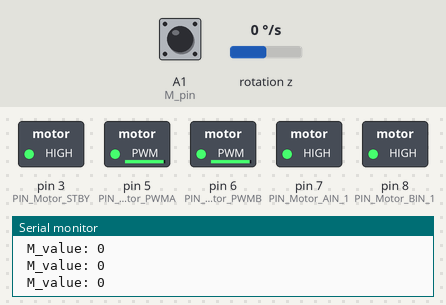
The sketch below on a simulated Arduino Uno, built with avr-gcc and run on an emulated ATmega328P. Shown: switched loads named in the sketch (green lamp = pin HIGH), the last lines printed to the serial monitor. Inputs (shaded band) come from the test bench; at power-on: rotation z 0 °/s, A1 (M_pin) LOW.

Above: at 2.7 s.
2.8 s: rotation z set to -192 °/s
5.8 s: A1 (M_pin) driven HIGH
At 6.7 s:
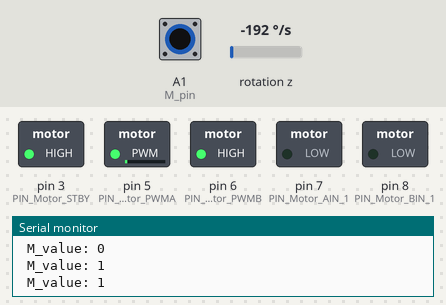
8.8 s: rotation z set to 192 °/s
At 11.2 s:
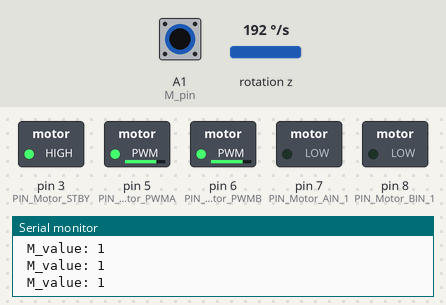
11.8 s: rotation z set to -100 °/s
At 13.2 s:
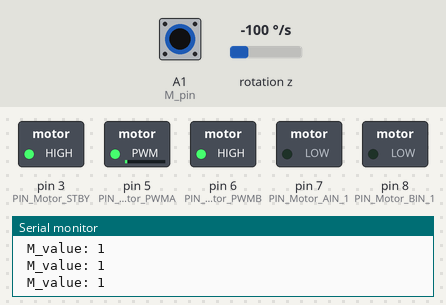
14.8 s: A1 (M_pin) pulsed LOW 2 times (0.12 s each, 0.3 s apart)
At 15.21 s:
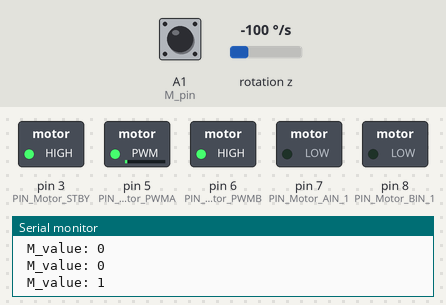
17.8 s: A1 (M_pin) driven LOW
At 18.5 s:
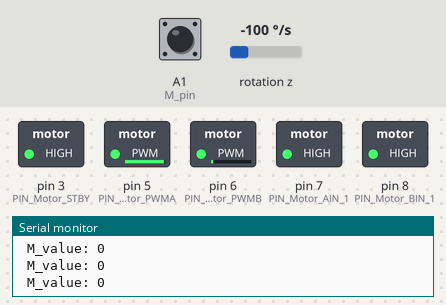
Timing chart, 0 to 46.6 s (numbered marks = the images above; inputs shaded):
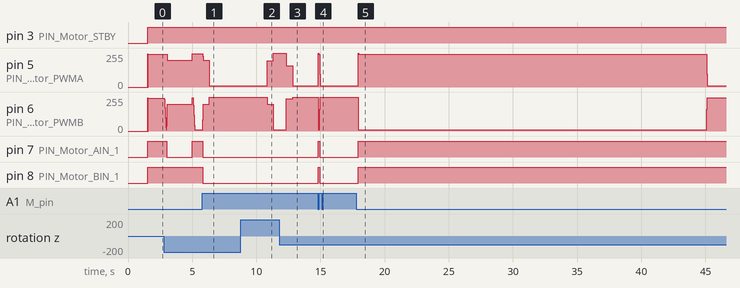

The sketch:

Precoded_RC.ino
```cpp
#include <avr/wdt.h>
#include "DeviceDriverSet_xxx0.h"
#include "ApplicationFunctionSet_xxx0.cpp"
const int M_pin = A1;
int digitalValue;

DeviceDriverSet_Motor AppMotor;
Application_xxx Application_ConquerorCarxxx0;
MPU6050_getdata AppMPU6050getdata;

// sets the structure as well as state as being an integer
struct StateInfo {
  int state;
  unsigned long duration;
  ConquerorCarMotionControl status;
  int speed;  // Speed for each state
};
// {state, time in sec, direction, speed},
// all lowercase
StateInfo stateDurations[] = {
  {0, 3, forward, 250},
  {1, 2, right, 200},
  {2, 3, forward, 250},
  {3, 4, left, 150},
  {4, 1, forward, 250},
};

void setup() {
  Serial.begin(9600);
  AppMotor.DeviceDriverSet_Motor_Init();
  AppMPU6050getdata.MPU6050_dveInit();
  delay(1500);
  AppMPU6050getdata.MPU6050_calibration();
  pinMode(M_pin, INPUT);
}

void loop() {
  static int state = 0;  // Initialize the state to 0
  static unsigned long previousTime = 0;  // Initialize the timer
  unsigned long currentTime = millis() / 1000;// remove if you want to make millisecs again
  digitalValue = digitalRead(M_pin);

  Serial.print(" M_value: ");
  Serial.println(digitalValue);
  if (digitalValue == HIGH){
    ApplicationFunctionSet_ConquerorCarMotionControl(stop, 0);
    ApplicationFunctionSet_ConquerorCarMotionControl(backward, 200);
    delay(500);
    ApplicationFunctionSet_ConquerorCarMotionControl(stop, 0);
    state = 100; // this state is outside of the range and therefore will skip to stoping forever
  }
  else if (state >= 0 && state < 5) {// you need to add the amount of states +1 to give range
  //EX Two states = state >= 0 && state < 3
    // Check if it's time to transition to the next state
    if (currentTime - previousTime >= stateDurations[state].duration) {
      previousTime = currentTime;

      // Transition to the next state
      state++;
    }
  } else {
    ApplicationFunctionSet_ConquerorCarMotionControl(stop, 0);
  }

  // Use the 'state' variable to determine the current state's motion control and speed
  ApplicationFunctionSet_ConquerorCarMotionControl(stateDurations[state].status, stateDurations[state].speed);
}
```

ApplicationFunctionSet_xxx0.cpp
```cpp
#include "DeviceDriverSet_xxx0.h"
#include "MPU6050_getdata.h"
extern DeviceDriverSet_Motor AppMotor;
extern MPU6050_getdata AppMPU6050getdata;
enum ConquerorCarMotionControl
{
  forward,       //(1)
  backward,      //(2)
  left,          //(3)
  right,         //(4)
  leftforward,   //(5)
  leftbackward,  //(6)
  rightforward,  //(7)
  rightbackward, //(8)
  stop        //(9)
};

struct Application_xxx
{
  ConquerorCarMotionControl Motion_Control;
};

extern Application_xxx Application_ConquerorCarxxx0;

static void ApplicationFunctionSet_ConquerorCarLinearMotionControl(ConquerorCarMotionControl direction, uint8_t directionRecord, uint8_t speed, uint8_t Kp, uint8_t UpperLimit)
{
  static float Yaw;
  static float yaw_So = 0;
  static uint8_t en = 110;
  static unsigned long is_time;
  if (en != directionRecord || millis() - is_time > 10)
  {
    AppMotor.DeviceDriverSet_Motor_control(/*direction_A*/ direction_void, /*speed_A*/ 0,
                                           /*direction_B*/ direction_void, /*speed_B*/ 0, /*controlED*/ control_enable); //Motor control
    AppMPU6050getdata.MPU6050_dveGetEulerAngles(&Yaw);

    is_time = millis();
  }
   if(en != directionRecord )
   {
    en = directionRecord;
    yaw_So = Yaw;
   }

  //add constant Kp speed
  int R = (Yaw - yaw_So) * Kp + speed;
  if (R > UpperLimit)
  {
    R = UpperLimit;
  }
  else if (R < 10)
  {
    R = 10;
  }
  int L = (yaw_So - Yaw) * Kp + speed;
  if (L > UpperLimit)
  {
    L = UpperLimit;
  }
  else if (L < 10)
  {
    L = 10;
  }
  if (direction == forward) //前进
  {
    AppMotor.DeviceDriverSet_Motor_control(/*direction_A*/ direction_just, /*speed_A*/ R,
                                           /*direction_B*/ direction_just, /*speed_B*/ L, /*controlED*/ control_enable);
  }
  else if (direction == backward) //后退
  {
    AppMotor.DeviceDriverSet_Motor_control(/*direction_A*/ direction_back, /*speed_A*/ L,
                                           /*direction_B*/ direction_back, /*speed_B*/ R, /*controlED*/ control_enable);
  }
}

static void ApplicationFunctionSet_ConquerorCarMotionControl(ConquerorCarMotionControl direction, uint8_t is_speed)
{
//  ApplicationFunctionSet Application_FunctionSet;
  static uint8_t directionRecord = 0;
  uint8_t Kp, UpperLimit;
  uint8_t speed = is_speed;
  Kp = 10;// adjust speed at which the car responds
  // KP stands for Proportional Gain
  UpperLimit = 255;//DONT TOUCH
  switch (direction)
  {
  case /* constant-expression */
      forward:
      ApplicationFunctionSet_ConquerorCarLinearMotionControl(forward, directionRecord, speed, Kp, UpperLimit);
    directionRecord = 1;
    break;
  case /* constant-expression */ backward:
    /* code */
      ApplicationFunctionSet_ConquerorCarLinearMotionControl(backward, directionRecord, speed, Kp, UpperLimit);
    directionRecord = 2;
    break;
  case /* constant-expression */ left:
    /* code */
    directionRecord = 3;
    AppMotor.DeviceDriverSet_Motor_control(/*direction_A*/ direction_just, /*speed_A*/ speed,
                                           /*direction_B*/ direction_back, /*speed_B*/ speed, /*controlED*/ control_enable); //Motor control
    break;
  case /* constant-expression */ right:
    /* code */
    directionRecord = 4;
    AppMotor.DeviceDriverSet_Motor_control(/*direction_A*/ direction_back, /*speed_A*/ speed,
                                           /*direction_B*/ direction_just, /*speed_B*/ speed, /*controlED*/ control_enable); //Motor control
    break;
  case /* constant-expression */ leftforward:
    /* code */
    directionRecord = 5;
    AppMotor.DeviceDriverSet_Motor_control(/*direction_A*/ direction_just, /*speed_A*/ speed,
                                           /*direction_B*/ direction_just, /*speed_B*/ speed / 2, /*controlED*/ control_enable); //Motor control
    break;
  case /* constant-expression */ leftbackward:
    /* code */
    directionRecord = 6;
    AppMotor.DeviceDriverSet_Motor_control(/*direction_A*/ direction_back, /*speed_A*/ speed,
                                           /*direction_B*/ direction_back, /*speed_B*/ speed / 2, /*controlED*/ control_enable); //Motor control
    break;
  case /* constant-expression */ rightforward:
    /* code */
    directionRecord = 7;
    AppMotor.DeviceDriverSet_Motor_control(/*direction_A*/ direction_just, /*speed_A*/ speed / 2,
                                           /*direction_B*/ direction_just, /*speed_B*/ speed, /*controlED*/ control_enable); //Motor control
    break;
  case /* constant-expression */ rightbackward:
    /* code */
    directionRecord = 8;
    AppMotor.DeviceDriverSet_Motor_control(/*direction_A*/ direction_back, /*speed_A*/ speed / 2,
                                           /*direction_B*/ direction_back, /*speed_B*/ speed, /*controlED*/ control_enable); //Motor control
    break;
  case /* constant-expression */ stop:
    /* code */
    directionRecord = 9;
    AppMotor.DeviceDriverSet_Motor_control(/*direction_A*/ direction_void, /*speed_A*/ 0,
                                           /*direction_B*/ direction_void, /*speed_B*/ 0, /*controlED*/ control_enable); //Motor control
    break;
  default:
    directionRecord = 10;
    break;
  }
}
```

MPU6050_getdata.cpp
```cpp
/*
 * @Author: ELEGOO
 * @Date: 2019-10-22 11:59:09
 * @LastEditTime: 2020-06-19 11:57:50
 * @LastEditors: ES0kay ()
 * @Description: conqueror robot tank
 * @FilePath:
 */

#include "I2Cdev.h"
#include "MPU6050.h"
#include "Wire.h"
#include "MPU6050_getdata.h"

#include <stdio.h>
#include <math.h>

MPU6050 accelgyro;
MPU6050_getdata MPU6050Getdata;

// static void MsTimer2_MPU6050getdata(void)
// {
//   sei();
//   int16_t ax, ay, az, gx, gy, gz;
//   accelgyro.getMotion6(&ax, &ay, &az, &gx, &gy, &gz); //读取六轴原始数值
//   float gyroz = -(gz - MPU6050Getdata.gzo) / 131 * 0.005f;
//   MPU6050Getdata.yaw += gyroz;
// }

bool MPU6050_getdata::MPU6050_dveInit(void)
{
  Wire.begin();
  uint8_t chip_id = 0x00;
  uint8_t cout;
  do
  {
    chip_id = accelgyro.getDeviceID();
    Serial.print("MPU6050_chip_id: ");
    Serial.println(chip_id);
    delay(10);
    cout += 1;
    if (cout > 10)
    {
      return true;
    }
  } while (chip_id == 0X00 || chip_id == 0XFF); //确保从机设备在线（强行等待 获取 ID ）
  accelgyro.initialize();
  // unsigned short times = 100; //采样次数
  // for (int i = 0; i < times; i++)
  // {
  //   gz = accelgyro.getRotationZ();
  //   gzo += gz;
  // }
  // gzo /= times; //计算陀螺仪偏移
  return false;
}
bool MPU6050_getdata::MPU6050_calibration(void)
{
  unsigned short times = 100; //采样次数
  for (int i = 0; i < times; i++)
  {
    gz = accelgyro.getRotationZ();
    gzo += gz;
  }
  gzo /= times; //计算陀螺仪偏移

  // gzo = accelgyro.getRotationZ();
  return false;
}
bool MPU6050_getdata::MPU6050_dveGetEulerAngles(float *Yaw)
{
  unsigned long now = millis();   //(ms)
  dt = (now - lastTime) / 1000.0; //(s)
  lastTime = now;                 //(ms)
  gz = accelgyro.getRotationZ();
  float gyroz = -(gz - gzo) / 131.0 * dt; //
  if (fabs(gyroz) < 0.05)
  {
    gyroz = 0.00;
  }
  agz += gyroz; //
  *Yaw = agz;
  return false;
}
```

MPU6050_getdata.h
```cpp
/*
 * @Author: ELEGOO
 * @Date: 2019-10-22 11:59:09
 * @LastEditTime: 2020-06-12 17:22:13
 * @LastEditors: Changhua
 * @Description: conqueror robot tank
 * @FilePath:
 */
#ifndef _MPU6050_getdata_H_
#define _MPU6050_getdata_H_
#include <Arduino.h>
class MPU6050_getdata
{
public:
  bool MPU6050_dveInit(void);
  bool MPU6050_calibration(void);
  bool MPU6050_dveGetEulerAngles(float *Yaw);

public:
  //int16_t ax, ay, az, gx, gy, gz;
  int16_t gz;
  //float pith, roll, yaw;
  unsigned long now, lastTime = 0;
  float dt;      //
  float agz = 0; //
  long gzo = 0;  //
};

extern MPU6050_getdata MPU6050Getdata;
#endif
```

DeviceDriverSet_xxx0.cpp
```cpp
#include "DeviceDriverSet_xxx0.h"

/*Motor control*/
void DeviceDriverSet_Motor::DeviceDriverSet_Motor_Init(void)
{
  pinMode(PIN_Motor_PWMA, OUTPUT);
  pinMode(PIN_Motor_PWMB, OUTPUT);
  pinMode(PIN_Motor_AIN_1, OUTPUT);
  pinMode(PIN_Motor_BIN_1, OUTPUT);
  pinMode(PIN_Motor_STBY, OUTPUT);
}


void DeviceDriverSet_Motor::DeviceDriverSet_Motor_control(boolean direction_A, uint8_t speed_A,
                                                          boolean direction_B, uint8_t speed_B,
                                                          boolean controlED
                                                          )
{

  if (controlED == control_enable)
  {
    digitalWrite(PIN_Motor_STBY, HIGH);
    { //A...Right

      switch (direction_A)
      {
      case direction_just:
        digitalWrite(PIN_Motor_AIN_1, HIGH);
        analogWrite(PIN_Motor_PWMA, speed_A);
        break;
      case direction_back:

        digitalWrite(PIN_Motor_AIN_1, LOW);
        analogWrite(PIN_Motor_PWMA, speed_A);
        break;
      case direction_void:
        analogWrite(PIN_Motor_PWMA, 0);
        digitalWrite(PIN_Motor_STBY, LOW);
        break;
      default:
        analogWrite(PIN_Motor_PWMA, 0);
        digitalWrite(PIN_Motor_STBY, LOW);
        break;
      }
    }

    { //B...Left
      switch (direction_B)
      {
      case direction_just:
        digitalWrite(PIN_Motor_BIN_1, HIGH);

        analogWrite(PIN_Motor_PWMB, speed_B);
        break;
      case direction_back:
        digitalWrite(PIN_Motor_BIN_1, LOW);
        analogWrite(PIN_Motor_PWMB, speed_B);
        break;
      case direction_void:
        analogWrite(PIN_Motor_PWMB, 0);
        digitalWrite(PIN_Motor_STBY, LOW);
        break;
      default:
        analogWrite(PIN_Motor_PWMB, 0);
        digitalWrite(PIN_Motor_STBY, LOW);
        break;
      }
    }
  }
  else
  {
    digitalWrite(PIN_Motor_STBY, LOW);
    return;
  }
}
```

DeviceDriverSet_xxx0.h
```cpp
#ifndef _DeviceDriverSet_xxx0_H_
#define _DeviceDriverSet_xxx0_H_

#include <arduino.h>

/*Motor*/
class DeviceDriverSet_Motor
{
public:
  void DeviceDriverSet_Motor_Init(void);
#if _Test_DeviceDriverSet
  void DeviceDriverSet_Motor_Test(void);
#endif
  void DeviceDriverSet_Motor_control(boolean direction_A, uint8_t speed_A,
                                     boolean direction_B, uint8_t speed_B,
                                     boolean controlED
  );
private:

#define PIN_Motor_PWMA 5
#define PIN_Motor_PWMB 6
#define PIN_Motor_BIN_1 8
#define PIN_Motor_AIN_1 7
#define PIN_Motor_STBY 3
//the line tracing pins
#define PIN_ITR20001xxxL A2
#define PIN_ITR20001xxxM A1
#define PIN_ITR20001xxxR A0
public:
#define speed_Max 255
#define direction_just true
#define direction_back false
#define direction_void 3

#define Duration_enable true
#define Duration_disable false
#define control_enable true
#define control_disable false
};

#endif
```

Measured:
- after the input at 5.8 s, pin 5 (PIN_Motor_PWMA): 250/255 → 200/255 at once, → 10/255 0.49 s later; pin 6 (PIN_Motor_PWMB): 10/255 → 200/255 at once, → 255/255 0.49 s later; pin 7 (PIN_Motor_AIN_1): HIGH → LOW at once; pin 8 (PIN_Motor_BIN_1): HIGH → LOW after 0.03 s instead of 2.2 s
- after the input at 8.8 s, pin 5 (PIN_Motor_PWMA): 10/255 → 198/255 after 2.0 s, → 255/255 0.50 s later; pin 6 (PIN_Motor_PWMB): 255/255 → 201/255 after 2.0 s, → 10/255 0.50 s later
- after the input at 11.8 s, pin 5 (PIN_Motor_PWMA): 255/255 → 158/255 after 0.54 s, → 10/255 0.50 s later; pin 6 (PIN_Motor_PWMB): 10/255 → 241/255 after 0.54 s, → 255/255 0.50 s later
- after the input at 14.8 s, pin 5 (PIN_Motor_PWMA): 10/255 → 247/255 at once, → 10/255 0.12 s later; pin 6 (PIN_Motor_PWMB): 255/255 → 10/255 at once, → 255/255 0.12 s later; pin 7 (PIN_Motor_AIN_1), pin 8 (PIN_Motor_BIN_1): LOW → HIGH at once, → LOW 0.10 s later
- after the input at 17.8 s, pin 5 (PIN_Motor_PWMA): 10/255 → 255/255 after 0.14 s instead of 27.7 s; pin 6 (PIN_Motor_PWMB): 255/255 → 10/255 after 0.14 s instead of 27.2 s; pin 7 (PIN_Motor_AIN_1), pin 8 (PIN_Motor_BIN_1): LOW → HIGH after 0.14 s
